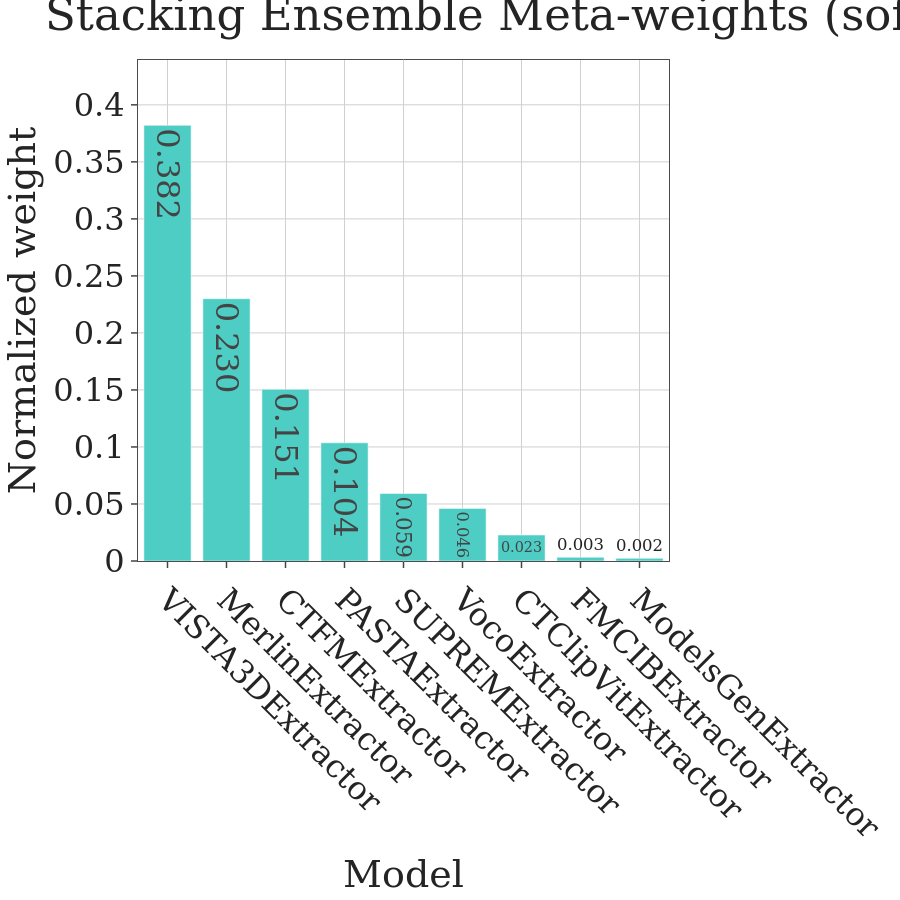

The notebook cell saved with this chart:
### Code cell
# Visualize meta-learner weights from the last stacking run
if last_stacking_model is None:
    raise RuntimeError("Run the stacking ensemble cell before visualizing weights.")

meta_model = last_stacking_model['meta_model']
model_list = last_stacking_model['model_list']
coef = meta_model.coef_

n_models = len(model_list)
cols_per_model = coef.shape[1] // n_models

weight_rows = []
for idx, name in enumerate(model_list):
    start = idx * cols_per_model
    end = start + cols_per_model
    block = coef[0, start:end]
    weight_rows.append({
        "model": name,
        "meta_weight": float(np.mean(block))
    })

weight_df = pd.DataFrame(weight_rows)
weight_df['normalized'] = np.exp(weight_df['meta_weight']) / np.exp(weight_df['meta_weight']).sum()
weight_df = weight_df.sort_values('normalized', ascending=False)

fig = go.Figure()
fig.add_trace(go.Bar(
    x=weight_df['model'],
    y=weight_df['normalized'],
    marker_color='#4ECDC4',
    text=[f"{w:.3f}" for w in weight_df['normalized']],
    textposition='auto'
))
apply_r_style(fig, font_size=32)
fig.update_layout(
    title='Stacking Ensemble Meta-weights (softmax-normalized coefficients)',
    xaxis_title='Model',
    yaxis_title='Normalized weight',
    height=FIG_SIZE,
    width=FIG_SIZE,
    template='simple_white',
    xaxis_tickangle=45,
)
fig.update_yaxes(range=[0, weight_df['normalized'].max() * 1.15])

fig.write_image(PLOTS_DIR / f"{DATASET_SLUG}_stacking_weights.png")

fig.show()

print("Raw meta coefficients (per-model mean):")
print(weight_df[['model', 'meta_weight']].to_string(index=False))

### Figure 1 — Plotly figure (JSON) as saved in the notebook; plotly's stock layout.template omitted (floating-point values rounded to 4 significant figures)
{"data": [{"marker": {"color": "#4ECDC4"}, "text": ["0.382", "0.230", "0.151", "0.104", "0.059", "0.046", "0.023", "0.003", "0.002"], "textposition": "auto", "type": "bar", "x": ["VISTA3DExtractor", "MerlinExtractor", "CTFMExtractor", "PASTAExtractor", "SUPREMExtractor", "VocoExtractor", "CTClipVitExtractor", "FMCIBExtractor", "ModelsGenExtractor"], "y": [0.382, 0.23, 0.1506, 0.1036, 0.05922, 0.04613, 0.02278, 0.003292, 0.00235]}], "layout": {"font": {"family": "DejaVu Serif", "size": 32}, "height": 900, "margin": {"b": 60, "l": 60, "r": 40, "t": 60}, "paper_bgcolor": "white", "plot_bgcolor": "white", "title": {"text": "Stacking Ensemble Meta-weights (softmax-normalized coefficients)"}, "width": 900, "xaxis": {"gridcolor": "#D0D0D0", "linecolor": "#4B4B4B", "mirror": true, "showgrid": true, "tickangle": 45, "ticklen": 6, "ticks": "outside", "tickwidth": 1.5, "title": {"text": "Model"}, "zeroline": false}, "yaxis": {"gridcolor": "#D0D0D0", "linecolor": "#4B4B4B", "mirror": true, "range": [0, 0.4393], "showgrid": true, "ticklen": 6, "ticks": "outside", "tickwidth": 1.5, "title": {"text": "Normalized weight"}, "zeroline": false}}}
